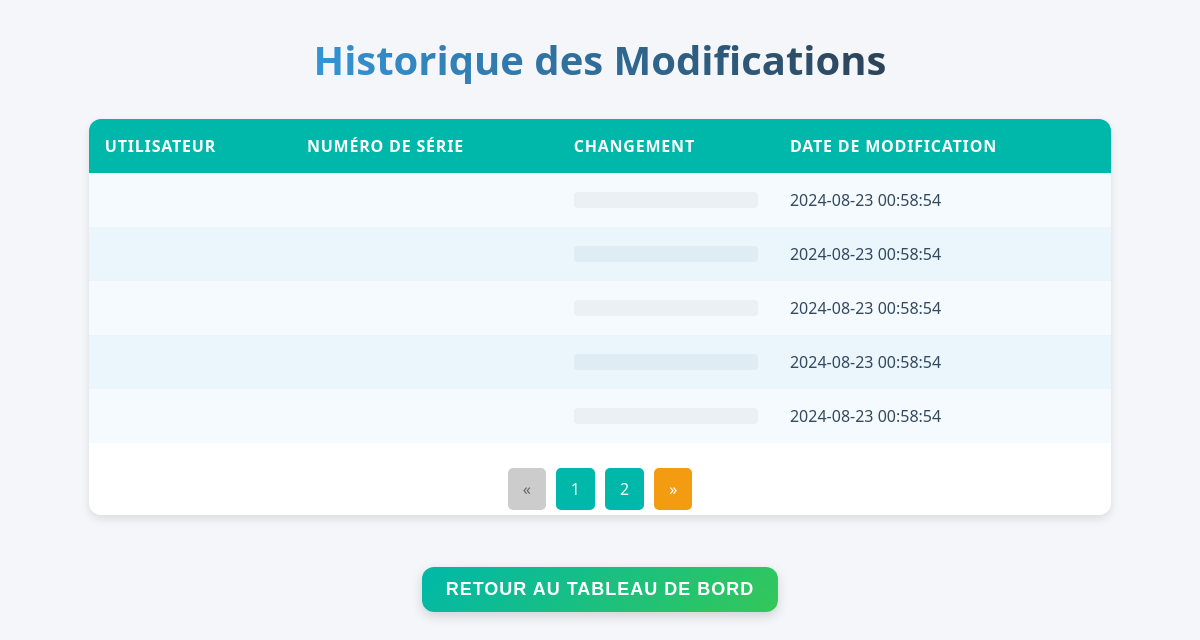
/historique.php (signed in), run on the app's committed database.
### tables this page shows
CREATE TABLE `historique` (
  `id` int(11) NOT NULL,
  `stock_id` int(11) DEFAULT NULL,
  `champ_modifie` varchar(50) DEFAULT NULL,
  `ancienne_valeur` text DEFAULT NULL,
  `nouvelle_valeur` text DEFAULT NULL,
  `date_modification` timestamp NOT NULL DEFAULT current_timestamp()
);

### historique.php (the view, shortened to what this page needs)
<?php
$servername = "localhost";
$username = "root";
$password = "";
$dbname = "user_db";
$conn = new mysqli($servername, $username, $password, $dbname);
$search_query = "";
$items_per_page = 5;
$page = isset($_GET['page']) && is_numeric($_GET['page']) ? (int)$_GET['page'] : 1;
$offset = ($page - 1) * $items_per_page;
$total_items_sql = "SELECT COUNT(*) as total FROM historique" . $search_query;
$total_items_result = $conn->query($total_items_sql);
$total_items_row = $total_items_result->fetch_assoc();
$total_items = $total_items_row['total'];
$total_pages = ceil($total_items / $items_per_page);
$sql = "SELECT * FROM historique ORDER BY date_modification DESC LIMIT $items_per_page OFFSET $offset";
$result = $conn->query($sql);
?>
<!DOCTYPE html>
<html lang="fr">
<head>
    <link rel="stylesheet" href="style.css">
</head>
<body>
    <h1>Historique des Modifications</h1>
    <div class="table-container">
        <?php if ($result->num_rows > 0): ?>
            <table>
                <thead>
                    <tr>
                        <th>Utilisateur</th>
                        <th>Numéro de Série</th>
                        <th>Changement</th>
                        <th>Date de Modification</th>
                    </tr>
                </thead>
                <tbody>
                    <?php while ($row = $result->fetch_assoc()): ?>
                        <tr>
                            <td><?php echo htmlspecialchars($row['utilisateur']); ?></td>
                            <td><?php echo htmlspecialchars($row['n_serie']); ?></td>
                            <td><pre><?php echo htmlspecialchars($row['changement']); ?></pre></td>
                            <td><?php echo htmlspecialchars($row['date_modification']); ?></td>
                        </tr>
                    <?php endwhile; ?>
                </tbody>
            </table>
            <div class="pagination">
                <?php if ($page > 1): ?>
                    <a href="historique.php?page=<?php echo $page - 1; ?>" class="prev">&laquo;</a>
                <?php else: ?>
                    <span class="prev disabled">&laquo;</span>
                <?php endif; ?>
                <?php for ($i = 1; $i <= $total_pages; $i++): ?>
                    <?php if ($i == $page): ?>
                        <span class="active"><?php echo $i; ?></span>
                    <?php else: ?>
                        <a href="historique.php?page=<?php echo $i; ?>"><?php echo $i; ?></a>
                    <?php endif; ?>
                <?php endfor; ?>
                <?php if ($page < $total_pages): ?>
                    <a href="historique.php?page=<?php echo $page + 1; ?>" class="next">&raquo;</a>
                <?php else: ?>
                    <span class="next disabled">&raquo;</span>
                <?php endif; ?>
            </div>
        <?php else: ?>
            <p class="no-data">Aucune Modification Enregistrée.</p>
        <?php endif; ?>
    </div>
    <div class="back-to-dashboard">
        <button onclick="window.location.href='dashboard.php';">Retour au Tableau de Bord</button>
    </div>
</body>
</html>

### style.css (style rules this page uses)
* { margin: 0; padding: 0; box-sizing: border-box; }
a { text-decoration: none; }
:root { --poppins: 'Poppins', sans-serif; --lato: 'Lato', sans-serif; --light: #F9F9F9; --blue: #3C91E6; --light-blue: #CFE8FF; --grey: #eee; --dark-grey: #AAAAAA; --dark: #342E37; --red: #DB504A; --yellow: #FFCE26; --light-yellow: #FFF2C6; --orange: #FD7238; --light-orange: #FFE0D3; }
html { overflow-x: hidden; }
body { background: var(--grey); overflow-x: hidden; font-family: var(--lato); }

### historique.php (style rules this page uses)
:root { --primary-color: #3498db; --secondary-color: #2c3e50; --background-color: #f4f6f9; --text-color: #34495e; --highlight-color: #00b8a9; --border-radius: 12px; --box-shadow: 0 4px 8px rgba(0, 0, 0, 0.1); --transition: all 0.3s ease; }
body { font-family: 'Segoe UI', Tahoma, Geneva, Verdana, sans-serif; background-color: var(--background-color); color: var(--text-color); display: flex; flex-direction: column; align-items: center; padding: 2rem; }
h1 { text-align: center; background: linear-gradient(45deg, var(--primary-color), var(--secondary-color)); -webkit-background-clip: text; background-clip: text; color: transparent; margin-bottom: 2rem; font-size: 2.5rem; }
.table-container { width: 90%; max-width: 1200px; background-color: white; border-radius: var(--border-radius); box-shadow: var(--box-shadow); overflow: hidden; margin-bottom: 2rem; transition: var(--transition); }
table { width: 100%; border-collapse: separate; border-spacing: 0; }
thead { background-color: var(--highlight-color); color: white; }
th, td { padding: 1rem; text-align: left; }
th { font-weight: 600; text-transform: uppercase; letter-spacing: 0.05em; font-size: 1rem; }
tbody tr { background-color: rgba(52, 152, 219, 0.05); }
tbody tr:nth-child(even) { background-color: rgba(52, 152, 219, 0.1); }
td pre { white-space: pre-wrap; word-wrap: break-word; font-family: 'Courier New', Courier, monospace; background-color: rgba(44, 62, 80, 0.05); padding: 0.5rem; border-radius: 4px; }
.pagination { text-align: center; margin-top: 20px; display: flex; justify-content: center; align-items: center; }
.pagination a, .pagination span { display: inline-block; padding: 10px 15px; margin: 5px; border-radius: 5px; background-color: #00b8a9; color: white; text-decoration: none; transition: background-color 0.3s ease; }
.pagination .prev, .pagination .next { background-color: #f39c12; color: white; }
.pagination .disabled { pointer-events: none; background-color: #ccc; color: #666; }
.back-to-dashboard { display: flex; justify-content: center; margin-top: 20px; }
.back-to-dashboard button { background: linear-gradient(135deg, #00b8a9, #34c759); color: white; padding: 12px 24px; border: none; border-radius: var(--border-radius); cursor: pointer; font-size: 18px; font-weight: 600; box-shadow: 0 4px 12px rgba(0, 0, 0, 0.15); transition: background 0.3s ease, transform 0.3s ease, box-shadow 0.3s ease; text-transform: uppercase; letter-spacing: 1px; }

### data on the page
historique: date_modification "2024-08-23 00:58:54"
historique: date_modification "2024-08-23 00:58:54"
historique: date_modification "2024-08-23 00:58:54"
historique: date_modification "2024-08-23 00:58:54"
historique: date_modification "2024-08-23 00:58:54"
